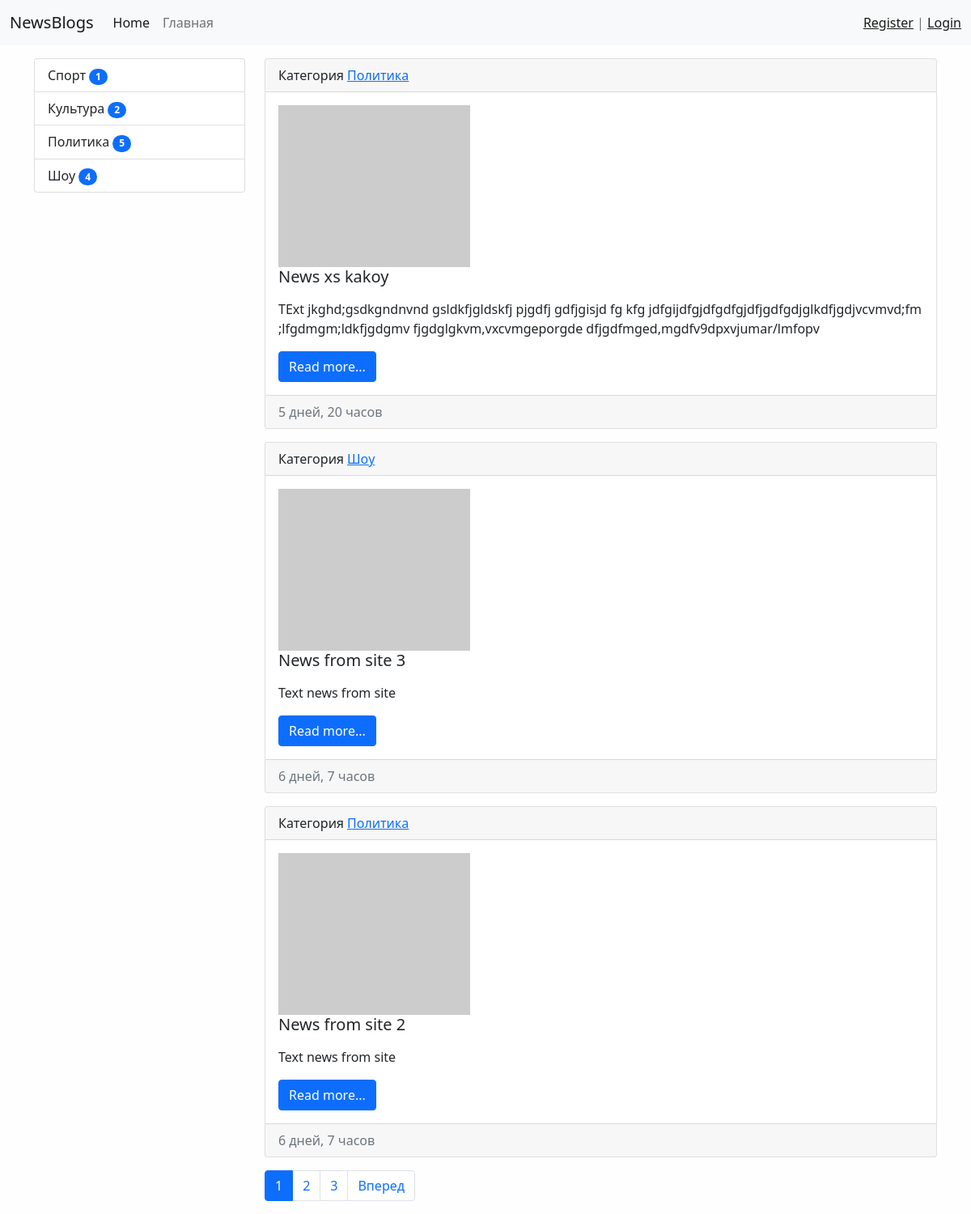
The page / on the database its author committed.
### news/models.py (models this page shows)
class CategoryNews(models.Model):
    title = models.CharField(
        max_length=150, db_index=True, verbose_name='Категория новости')
    def get_absolute_url(self):
        return reverse('category', kwargs={"category_id": self.pk})
    def __str__(self):
        return self.title
    class Meta:
        verbose_name = 'Категория новостей'
        verbose_name_plural = 'Категории новостей'
        ordering = ['title']

class News(models.Model):
    title = models.CharField(max_length=150, verbose_name='Наименование')
    content = models.TextField(blank=True, verbose_name='Контент')
    created_at = models.DateTimeField(
        auto_now_add=True, verbose_name='Дата создания')
    updated_at = models.DateTimeField(
        auto_now=True, verbose_name='Время изменения')
    photo = models.ImageField(
        upload_to='photos/%Y/%m/%d/', verbose_name='Photo', blank=True)
    is_published = models.BooleanField(default=True, verbose_name='Статус опубликации')
    category = models.ForeignKey(
        'CategoryNews', verbose_name='Категория', on_delete=models.PROTECT, blank=True)
    views = models.IntegerField(default=0)
    def get_absolute_url(self):
        return reverse('view_news', kwargs={"pk": self.pk})
    class Meta:
        verbose_name = 'Новость'
        verbose_name_plural = 'Новости'
        ordering = ['-created_at']

### news/views.py (the view)
# urls.py: path('', HomeNews.as_view(), name='home'),
class HomeNews(ListView,MyMixin):
    model = News
    template_name = 'news/home_news_list.html'
    context_object_name = 'news'
    paginate_by = 3
    def get_context_data(self, *, object_list=None, **kwargs):
        context = super().get_context_data(**kwargs)
        context['title'] = self.get_upper('Главная страница')
        context['mixin_prop'] = self.get_prop()
        return context
    def get_queryset(self):
        return News.objects.filter(is_published=True).select_related('category')

### news/templatetags/news_tags.py (called while the page is built)
@register.inclusion_tag('news/list_categories.html')
def show_categories():
    categories = CategoryNews.objects.annotate(cnt=Count('news', filter=F('news__is_published'))).filter(cnt__gt=0)
    return {"category": categories}

### news/utils.py (called while the page is built)
    def get_prop(self):
        return self.mixin_prop.upper()

    def get_upper(self, s):
            if isinstance(s, str):
                return s.upper()
            else:
                return s.title.upper()

### news/templates/news/home_news_list.html (shortened to what this page needs)
{% extends 'base.html' %}
{% block sidebar %}
{% include 'inc/_sidebar.html' %}
{% endblock %}
{% block content %}
{% for item in news %}
<div class="card mb-3 ">
  <div class="card-header">
    Категория <a href="{{ item.category.get_absolute_url }}">{{ item.category }}</a>
  </div>
  <div class="card-body">
    <div class="media">
      {% if item.photo %}
        <img src="{{ item.photo.url }}" alt="" width="350" class="mr-3">
      {% else %}
        <img src="https://picsum.photos/id/237/200/300" alt="" class="mr-3">
      {% endif %}
      <h5 class="card-title" >{{ item.title }}</h5>
      <p class="card-text">{{ item.content | safe | linebreaks | truncatewords:50 }}</p>
      <a href="{{ item.get_absolute_url }}" class="btn btn-primary">Read more...</a>
    </div>
  </div>
  <div class="card-footer text-muted">
    {{ item.created_at|timesince }}
  </div>
</div>
{% endfor %}
{% endblock %}

### templates/base.html (shortened to what this page needs)
{% load static %}
<!doctype html>
<html lang="ru">
  <head>
    <link  rel="stylesheet" href="{% static 'bootstrap/css/bootstrap.min.css' %}">
    <link rel="stylesheet" href="{% static 'css/style.css' %}">
  </head>
  <body>
{% include 'inc/_nav.html' %}
<div class="container mt-3">
  <div class="row">
    <div class="col-md-3">
      {% block sidebar %}SIDEBAR {% endblock %}
    </div>
    <div class="col-md-9">
      {% block content %}CONTENT {% endblock %}
      {% if page_obj.has_other_pages  %}
      <nav aria-label="...">
        <ul class="pagination">
          {% for p in page_obj.paginator.page_range %}
            {% if   page_obj.number == p %}
              <li class="page-item active" aria-current="page">
              <a class="page-link" href="#">{{ p }}</a>
              </li>
            {% elif p > page_obj.number|add:-3 and p < page_obj.number|add:3 %}
              <li class="page-item"><a class="page-link" href="?page={{ p }}"> {{ p }}</a></li>
            {% endif %}
          {% endfor %}
          {% if page_obj.has_next %}
            <li class="page-item"><a class="page-link" href="?page={{ page_obj.next_page_number }}">Вперед</a></li>
          {% endif %}
        </ul>
      </nav>
      {% endif %}
    </div>
</div>
  </body>
</html>

### templates/inc/_nav.html (shortened to what this page needs)
<nav class="navbar navbar-expand-lg navbar-light bg-light">
<div class="container-fluid">
<a class="navbar-brand" href="{% url 'home' %}">NewsBlogs</a>
<div class="collapse navbar-collapse" id="navbarSupportedContent">
  <ul class="navbar-nav me-auto mb-2 mb-lg-0">
    <li class="nav-item">
      <a class="nav-link active" aria-current="page" href="#">Home</a>
    </li>
    <li class="nav-item"> <a class="nav-link" href="{% url 'home' %}">Главная</a></li>
  </ul>
    <span class="navbar-text">
      {% if request.user.is_authenticated %}
      Добро пожаловать, {{ user.username }} | <a href="{% url 'logout' %}">Выйти</a>
      {% else %}
      <a href="{% url 'register' %}">Register</a> | <a href="{% url 'login' %}">Login</a>
      {% endif %}
    </span>
</div>
</div>
</nav>

### templates/inc/_sidebar.html (shortened to what this page needs)
{% load news_tags %}
{% show_categories %}

### news/templates/news/list_categories.html
<div class="list-group">
  {% for item in category %}
    <a href="{{ item.get_absolute_url }}" class="list-group-item list-group-item-action">{{ item.title }}   <span class="badge bg-primary rounded-pill">{{ item.cnt }}</span></a>
  {% endfor %}
  </div>

### mysite/static/css/style.css (style rules this page uses)
body { background-color: #fefefe; }

### rows shown on the page
CategoryNews: title "Спорт", cnt "1"
CategoryNews: title "Культура", cnt "2"
CategoryNews: title "Политика", cnt "5"
CategoryNews: title "Шоу", cnt "4"
News: category "Политика", title "News xs kakoy", content "TExt jkghd;gsdkgndnvnd gsldkfjgldskfj pjgdfj gdfjgisjd fg kfg jdfgijdfgjdfgdfgjdfjgdfgdjglkdfjgdjvcvmvd;fm ;lfgdmgm;ldkfjgdgmv fjgdglgkvm,vxcvmgeporgde dfjgdfmged,mgdfv9dpxvjumar/lmfopv", created_at "5 дней, 20 часов"
News: category "Шоу", title "News from site 3", content "Text news from site", created_at "6 дней, 7 часов"
News: category "Политика", title "News from site 2", content "Text news from site", created_at "6 дней, 7 часов"

### other values the page prints
{{ p }} "1"
{{ p }} "2" "3"
